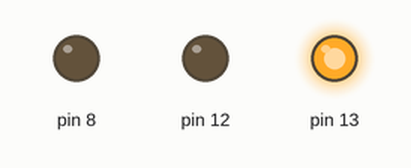
The sketch below on a simulated Arduino Uno, built with avr-gcc and run on an emulated ATmega328P. On the bench: output pins drawn as LEDs (lit = HIGH).

Above: at 5.0 s.
At 11.0 s:
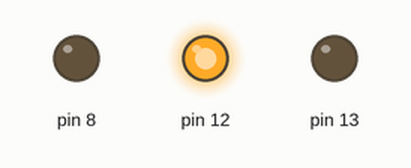
At 15.5 s:
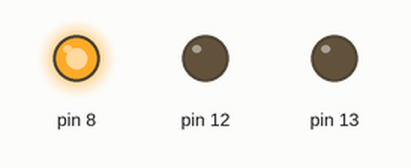
At 25.5 s:
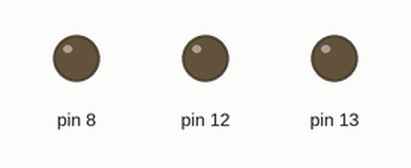
Timing chart, 0 to 35.1 s (numbered marks = the images above):
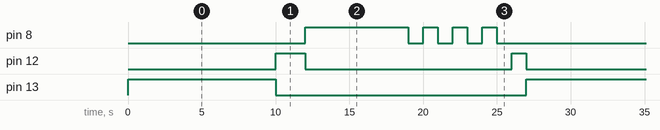

Measured:
- by itself, pin 8: repeats every 27.0 s: 3 × (LOW 1.0 s, HIGH 1.0 s), LOW 14.0 s, HIGH 7.0 s
- by itself, pin 12: repeats every 27.0 s: LOW 14.0 s, HIGH 1.0 s, LOW 10.0 s, HIGH 2.0 s
- by itself, pin 13: alternates HIGH for 10.0 s and LOW for 17.0 s

The sketch:

sketch.ino
```cpp
const int REPEAT = 3;
const int PERIOD = 1000;
const byte ON = 1;
const byte OFF = 0;

struct lantern {
    byte pin;
    int illuminate;
    int blink;
    byte on;
    byte off;
};

void exe_signal(byte pin, byte on, int light, byte off) {
    digitalWrite(pin, on);
    delay(light);
    digitalWrite(pin, off);
};

void exe_blink_signal(byte pin, byte on, int blink, byte off, int period, int repeat) {
    delay(period);
    for (int i = 0; i < repeat; i++) {
        exe_signal(pin, on, blink, off);
        delay(period);
    }
}

lantern red = {13, 10000, 0, ON, OFF};
lantern yellow = {12, 2000, 0, ON, OFF};
lantern green = {8, 7000, 1000, ON, OFF};

void setup() {
    pinMode(red.pin, OUTPUT);
    pinMode(yellow.pin, OUTPUT);
    pinMode(green.pin, OUTPUT);
};

void loop() {
    exe_signal(red.pin, red.on, red.illuminate, red.off);
    exe_signal(yellow.pin, yellow.on, yellow.illuminate, yellow.off);
    exe_signal(green.pin, green.on, green.illuminate, green.off);
    exe_blink_signal(green.pin, green.on, green.blink, green.off, PERIOD, REPEAT);
    exe_signal(yellow.pin, yellow.on, yellow.illuminate - PERIOD, yellow.off);
};
```
